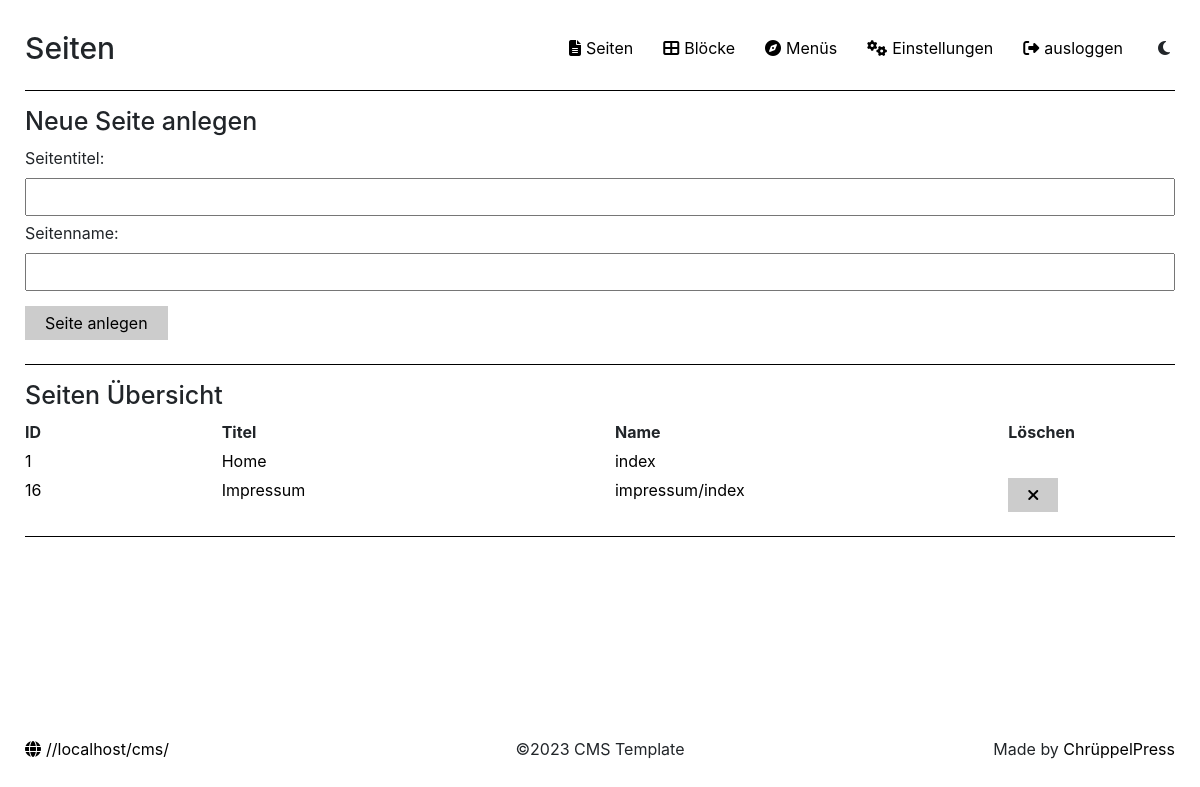
/admin/index.php (signed in), run on the app's committed database.
### tables this page shows
CREATE TABLE `page` (
  `ID` int(11) NOT NULL,
  `title` varchar(128) NOT NULL,
  `name` varchar(128) NOT NULL
);

CREATE TABLE `custom_fields` (
  `ID` int(11) NOT NULL,
  `title` varchar(2000) NOT NULL,
  `data` varchar(500) NOT NULL,
  `fieldtype` varchar(100) NOT NULL
);

### functions.php (called while the page is built, shortened)
<?php
function get_directory_url(){
    return "//".$_SERVER['HTTP_HOST']."/cms/";
}
function get_field($title){
    include 'dbConfig.php';
    if($title){
        $select_field = "SELECT * FROM custom_fields WHERE title='".$title."'";
        $select_field = $conn->query($select_field);
        if ($select_field->num_rows > 0) {
            $data = $select_field->fetch_assoc()["data"];
            return $data;
        }
    }
    return false;
}
?>

### admin/index.php (the view, shortened to what this page needs)
<?php include 'includes/header.php';
include 'includes/delete-page-handler.php'; ?>
<main class="content-wrapper">
    <article class="pages">
        <section>
            <div class="container-large">
                <div class="row">
                    <div class="col-12">
                        <h1>Seiten</h1>
                    </div>
                </div>
            </div>
            <?php $pages = "SELECT ID, name, title FROM page";
            $pages = $conn->query($pages);
            $page_names = array();
            $page_ids = array();
            if ($pages->num_rows > 0) {
                while($page = $pages->fetch_assoc()) {
                    $page_names[] = $page["name"];
                    $page_ids[] = $page["ID"];
                }
            }
            if(isset($_GET["page"]) && !empty($_GET["page"]) && in_array($_GET["page"], $page_names) && in_array($_GET["id"], $page_ids)){ ?>
                <div class="container-large">
                    <div class="row">
                        <div class="col-12">
                            <h2>Seite Bearbeiten</h2>
                            <?php if(isset($errors)){ ?>
                                <?php if(empty($errors)){ ?>
                                    <div class="msg success">
                                        <div class="icon">
                                            <i class="fas fa-check-circle"></i>
                                        </div>
                                        <div>
                                            <p>Die Seite wurde erfolgreich aktualisiert.</p>
                                        </div>
                                    </div>
                                <?php }else{ ?>
                                    <div class="msg fail">
                                        <div class="icon">
                                            <i class="fas fa-exclamation-circle"></i>
                                        </div>
                                        <div>
                                            <p>
                                                <?php echo "Beim aktualisieren ist ein Fehler aufgetreten.";
                                                 ?>
                                            </p>
                                        </div>
                                    </div>
                                <?php } ?>
                            <?php } ?>
                            <form class="page-form" data-page_id="<?php echo $_GET["id"]; ?>" action="#" method="POST" enctype="multipart/form-data">
                                <input type="hidden" name="page-id" value="<?php echo $_GET["id"]; ?>">
                                <div class="blocks">
                                    <?php $blocks = "SELECT * FROM block";
                                    $blocks = $conn->query($blocks);
                                    $blocks_onpage = "SELECT * FROM pagehasblock WHERE page=".$_GET["id"]." ORDER BY position ASC";
                                    $blocks_onpage = $conn->query($blocks_onpage);
                                    if ($blocks_onpage->num_rows > 0) { ?>
                                        <?php while($block_onpage = $blocks_onpage->fetch_assoc()) { ?>
                                            <div class="block" data-pagehasblockID="<?php echo $block_onpage['ID']; ?>" data-block-id="<?php echo $block_onpage['block']; ?>" data-block-index="<?php echo $block_onpage['position']; ?>">
                                                <?php if ($blocks->num_rows > 0) {
                                                    $block_titles = "SELECT title FROM block WHERE ID=".$block_onpage['block'];
                                                    $block_titles = $conn->query($block_titles);
                                                    if ($block_titles->num_rows > 0) {
                                                        while($block_title = $block_titles->fetch_assoc()) { ?>
                                                            <h3><?php echo $block_title['title']; ?></h3>
                                                        <?php }
                                                    } ?>
                                                    <input type="hidden" name="block-id-<?php echo $block_onpage['position']; ?>" value="<?php echo $block_onpage['block']; ?>">
                                                    <input type="hidden" name="block-index-<?php echo $block_onpage['position']; ?>" value="<?php echo $block_onpage['position']; ?>">
                                                    <?php $fields = "SELECT * FROM blockhasfield WHERE block=".$block_onpage['block']." ORDER BY position ASC";
                                                    $fields = $conn->query($fields);
                                                    if ($fields->num_rows > 0) { ?>
                                                        <div class="fields">
                                                            <?php while($field = $fields->fetch_assoc()) {
                                                                includeField($field["fieldtype"], $field["field"], $conn, $field["position"], $block_onpage['position'], $block_onpage['ID']);
                                                            } ?>
                                                        </div>
                                                    <?php } ?>
                                                <?php } ?>
                                                <div>
                                                    <button class="delete-block">
                                                        <i class="fas fa-minus"></i>
                                                    </button>
                                                    <button class="block-up">
                                                        <i class="fas fa-arrow-circle-up"></i>
                                                    </button>
                                                    <button class="block-down">
                                                        <i class="fas fa-arrow-circle-down"></i>
                                                    </button>
                                                </div>
                                            </div>
                                        <?php } ?>
                                    <?php } ?>
                                </div>
                                <?php if ($blocks->num_rows > 0) { ?>
                                    <div class="choose-block-wrapper">
                                        <label for="choose-block">Neuen Block hinzufügen:</label>
                                        <select class="choose-block" name="choose-block" id="choose-block">
                                            <option value="choose" selected disabled>Block wählen</option>
                                            <?php while($block = $blocks->fetch_assoc()) { ?>
                                                <option data-b-id="<?php echo $block['ID']; ?>" value="<?php echo $block['name']; ?>"><?php echo $block["title"]; ?></option>
                                            <?php } ?>
                                        </select>
                                    </div>
                                <?php } ?>
                                <input id="delete-block-ids" type="hidden" name="delete-block-ids" value="">
                                <button class="update" name="update-page-submit" type="submit">Seite aktualisieren</button>
                            </form>
                        </div>
                    </div>
                </div>
                <?php }else{ ?>
                <div class="container-large">
                    <div class="row">
                        <div class="col-12">
                            <h2>Neue Seite anlegen</h2>
                        </div>
                    </div>
                    <div class="row">
                        <div class="col-12">
                            <form class="new-page-form" action="#" method="POST">
                                <div class="input-wrapper">
                                    <label for="pagetitle">Seitentitel:</label>
                                    <input required type="text" id="pagetitle" name="pagetitle">
								</div>
                                <div class="input-wrapper">
								    <label for="pagename">Seitenname:</label>
                                    <input required type="text" id="pagename" name="pagename">
                                </div>
                                <button name="new-page-submit" type="submit">Seite anlegen</button>
                            </form>
                        </div>
                    </div>
                </div>
                <div class="container-large page-list">
                    <div class="row">
                        <div class="col-12">
                            <h2>Seiten Übersicht</h2>
                        </div>
                    </div>
                    <div class="row">
                        <div class="col-1 title-id col-sm-2">
                            ID
                        </div>
                        <div class="col-4">
                            Titel
                        </div>
                        <div class="col-4">
                            Name
                        </div>
                        <div class="col-3 col-sm-2">
                            Löschen
                        </div>
                    </div>
                    <?php $pages = "SELECT ID, name, title FROM page";
                    $pages = $conn->query($pages);
                    if ($pages->num_rows > 0) {
                        while($page = $pages->fetch_assoc()) { ?>
                            <div class="row">
                                <?php if(isset($page["name"]) && $page["ID"]) { ?>
                                    <div class="col-1 col-sm-2">
                                        <a href="<?php echo get_directory_url(); ?>admin/?page=<?php echo $page['name']."&id=".$page["ID"]; ?>">
                                            <?php if(isset($page["ID"])) { ?>
                                                <p><?php echo $page["ID"]; ?></p>
                                            <?php } ?>
                                        </a>
                                    </div>
                                    <div class="col-4">
                                        <a href="<?php echo get_directory_url(); ?>admin/?page=<?php echo $page['name']."&id=".$page["ID"]; ?>">
                                            <?php if(isset($page["title"])) { ?>
                                                <p><?php echo $page["title"]; ?></p>
                                            <?php } ?>
                                        </a>
                                    </div>
                                    <div class="col-4">
                                        <a href="<?php echo get_directory_url(); ?>admin/?page=<?php echo $page['name']."&id=".$page["ID"]; ?>">
                                        <?php if(isset($page["name"])) { ?>
                                            <p><?php echo $page["name"]; ?></p>
                                        <?php } ?>
                                        </a>
                                    </div>
                                    <div class="col-3 col-sm-2">
                                        <?php if($page["ID"] != 1){ ?>
                                            <button style="margin-top: unset !important;" data-toggle="modal" data-target="#delete-page-modal-<?php echo $page['ID']; ?>" type="button"><i class="fas fa-times"></i></button>
                                        <?php } ?>
                                    </div>
                                <?php } ?>
                            </div>
                        <?php }
                    } ?>
                </div>
                <?php } ?>
        </section>
    </article>
</main>
<?php include 'includes/footer.php'; ?>

### admin/includes/footer.php
    <footer>
    	<div class="container-large">
    		<div class="row">
    			<div class="col-12 col-sm-6 col-md-4 website">
    				<a href="<?php echo get_directory_url(); ?>"><i class="fas fa-globe"></i><?php echo get_directory_url(); ?></a>
    			</div>
    			<div class="col-12 col-sm-6 col-md-4 copyright">
    				<p>©<?php echo date("Y"); ?> <?php echo get_field("Seitentitel"); ?></p>
    			</div>
    			<div class="col-12 col-sm-12 col-md-4 development">
    				<p>Made by <a href="mailto: omar.oberholzer@gmail.com">ChrüppelPress</a></p>
    			</div>
    		</div>
    	</div>
    </footer>
</body>
</html>

### data on the page
page: ID "1", title "Home", name "index"
page: ID "16", title "Impressum", name "impressum/index"
custom_fields: data "CMS Template"

### other printed values
get_directory_url() "//localhost/cms/"
